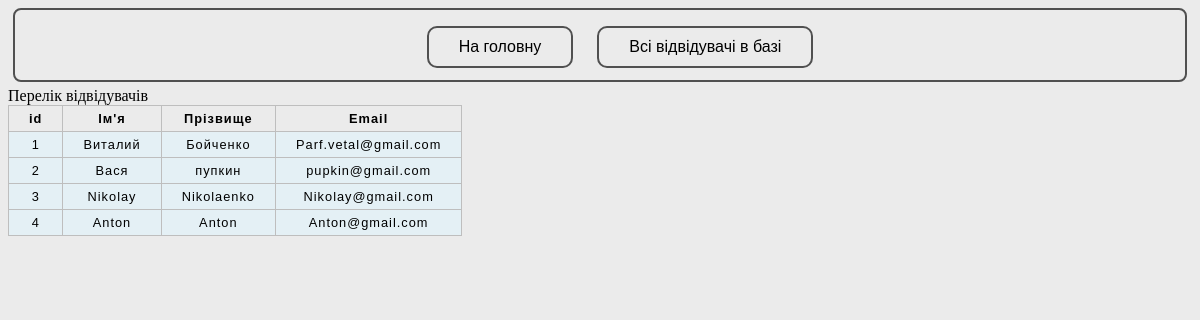
Screenshot of /view_users with the database file from the repository.
### base.py (models this page shows, shortened)
class User(db.Model):
    __tablename__ = 'users'
    id = db.Column(db.Integer, primary_key=True)
    first_name = db.Column(db.String(80), unique=True, nullable=False)
    last_name = db.Column(db.String(80), unique=True, nullable=False)
    email = db.Column(db.String(120), unique=True, nullable=False)

### run.py (the view)
@app.route('/view_users')
def view_users():
    return func.view_users()

### func.py (called while the page is built)
def view_users():
    users_list = User.query.all()
    return render_template('view_users.html', users_list=users_list)

### templates/view_users.html (shortened to what this page needs)
{% extends 'base_test.html' %}
{% block page_title %}
Перелік відвідувачів
{% endblock %}
{% block body%}
<table class="table table-bordered table-hover table-sm">
  <thead class="table table-dark">
    <th>id</th>
    <th>Ім'я</th>
    <th>Прізвище</th>
    <th>Email</th>
  </thead>
  <tbody>
{% for e in users_list %}
    <tr class="table-light">
    <td>{{e.id}}</td>
    <td>{{e.first_name}}</td>
    <td>{{e.last_name}}</td>
    <td>{{e.email}}</td>
    </tr>
{% endfor %}
  </tbody>
  </table>
{% endblock %}

### templates/base_test.html (shortened to what this page needs)
<!DOCTYPE html>
<html lang="en">
<head>
    <link rel="stylesheet" href="{{ url_for('static', filename='css/main.css') }}">
</head>
<body>
{% block menu %}
    <div class="menu_block">
        <ul>
            <li>
                <a class="a_in_menu" href="{{ url_for('index') }}" data-text="На головну">На головну</a>
                <a class="a_in_menu" href="{{ url_for('view_users') }}" data-text="Всі відвідувачі в базі">Всі відвідувачі в базі</a>
            </li>
        </ul>
    </div>
{% endblock menu %}
{% block page_title %}
{% endblock page_title%}
{% block body %}
{% endblock body %}
</body>
</html>

### static/css/main.css (style rules this page uses)
html { background: #EBEBEB; }
.menu_block { text-align: center; border: 2px solid #505050; height: 60px; border-radius: 8px; padding: 5px 10px; margin: 5px; }
.menu_block ul li { display: inline-block; margin: 5px; }
.a_in_menu { text-decoration: none; display: inline-block; padding: 10px 30px; margin: -10px 10px; border: 2px solid #505050; border-radius: 10px; font-family: 'Montserrat', sans-serif; color: black; background: #EBEBEB; }
tbody { background-color: #e4f0f5; }
table { border-collapse: collapse; border: 1px solid rgb(200, 200, 200); letter-spacing: 1px; font-family: sans-serif; font-size: .8rem; }
td, th { border: 1px solid rgb(190, 190, 190); padding: 5px 20px; }
td { text-align: center; }

### rows the page displays
User: id "1", first_name "Виталий", last_name "Бойченко", email "Parf.vetal@gmail.com"
User: id "2", first_name "Вася", last_name "пупкин", email "pupkin@gmail.com"
User: id "3", first_name "Nikolay", last_name "Nikolaenko", email "Nikolay@gmail.com"
User: id "4", first_name "Anton", last_name "Anton", email "Anton@gmail.com"
